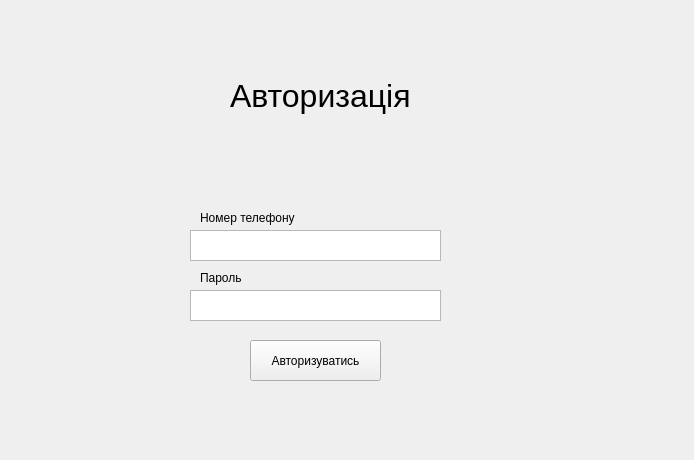
<?xml version="1.0" encoding="UTF-8"?>
<ui version="4.0">
 <class>Form</class>
 <widget class="QWidget" name="Form">
  <property name="geometry">
   <rect>
    <x>0</x>
    <y>0</y>
    <width>694</width>
    <height>460</height>
   </rect>
  </property>
  <property name="windowTitle">
   <string>Form</string>
  </property>
  <widget class="QTextEdit" name="textEdit">
   <property name="geometry">
    <rect>
     <x>190</x>
     <y>230</y>
     <width>251</width>
     <height>31</height>
    </rect>
   </property>
  </widget>
  <widget class="QLabel" name="label">
   <property name="geometry">
    <rect>
     <x>200</x>
     <y>210</y>
     <width>111</width>
     <height>16</height>
    </rect>
   </property>
   <property name="text">
    <string>Номер телефону</string>
   </property>
  </widget>
  <widget class="QLabel" name="label_2">
   <property name="geometry">
    <rect>
     <x>200</x>
     <y>270</y>
     <width>49</width>
     <height>16</height>
    </rect>
   </property>
   <property name="text">
    <string>Пароль</string>
   </property>
  </widget>
  <widget class="QTextEdit" name="textEdit_2">
   <property name="geometry">
    <rect>
     <x>190</x>
     <y>290</y>
     <width>251</width>
     <height>31</height>
    </rect>
   </property>
  </widget>
  <widget class="QLabel" name="label_3">
   <property name="geometry">
    <rect>
     <x>230</x>
     <y>60</y>
     <width>181</width>
     <height>71</height>
    </rect>
   </property>
   <property name="font">
    <font>
     <pointsize>24</pointsize>
    </font>
   </property>
   <property name="text">
    <string>Авторизація</string>
   </property>
  </widget>
  <widget class="QPushButton" name="pushButton">
   <property name="geometry">
    <rect>
     <x>250</x>
     <y>340</y>
     <width>131</width>
     <height>41</height>
    </rect>
   </property>
   <property name="text">
    <string>Авторизуватись</string>
   </property>
  </widget>
 </widget>
 <resources/>
 <connections/>
</ui>
